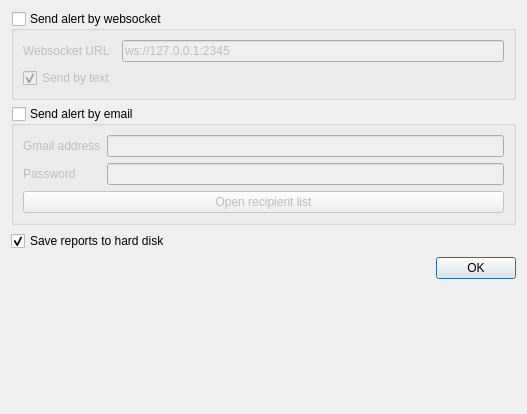
<?xml version="1.0" encoding="UTF-8"?>
<ui version="4.0">
 <class>dialog_alert_sender_settings</class>
 <widget class="QDialog" name="dialog_alert_sender_settings">
  <property name="geometry">
   <rect>
    <x>0</x>
    <y>0</y>
    <width>527</width>
    <height>414</height>
   </rect>
  </property>
  <property name="windowTitle">
   <string>Send alert settings</string>
  </property>
  <layout class="QVBoxLayout" name="verticalLayout">
   <item>
    <widget class="QGroupBox" name="groupBoxSendAlertByWebSocket">
     <property name="title">
      <string>Send alert by websocket</string>
     </property>
     <property name="checkable">
      <bool>true</bool>
     </property>
     <property name="checked">
      <bool>false</bool>
     </property>
     <layout class="QGridLayout" name="gridLayout">
      <item row="0" column="1">
       <widget class="QLineEdit" name="lineEditWebsocketUrl">
        <property name="text">
         <string>ws://127.0.0.1:2345</string>
        </property>
        <property name="placeholderText">
         <string>ws://127.0.0.1:2345</string>
        </property>
       </widget>
      </item>
      <item row="1" column="0">
       <widget class="QCheckBox" name="checkBoxSendByText">
        <property name="text">
         <string>Send by text</string>
        </property>
        <property name="checked">
         <bool>true</bool>
        </property>
       </widget>
      </item>
      <item row="0" column="0">
       <widget class="QLabel" name="label">
        <property name="text">
         <string>Websocket URL</string>
        </property>
       </widget>
      </item>
     </layout>
    </widget>
   </item>
   <item>
    <widget class="QGroupBox" name="groupBoxSendAlertByEmail">
     <property name="title">
      <string>Send alert by email</string>
     </property>
     <property name="checkable">
      <bool>true</bool>
     </property>
     <property name="checked">
      <bool>false</bool>
     </property>
     <layout class="QGridLayout" name="gridLayout_2">
      <item row="0" column="0">
       <widget class="QLabel" name="label_2">
        <property name="text">
         <string>Gmail address</string>
        </property>
       </widget>
      </item>
      <item row="0" column="1">
       <widget class="QLineEdit" name="lineEditGmailAddress"/>
      </item>
      <item row="1" column="0">
       <widget class="QLabel" name="label_3">
        <property name="text">
         <string>Password</string>
        </property>
       </widget>
      </item>
      <item row="1" column="1">
       <widget class="QLineEdit" name="lineEditEmailPassword"/>
      </item>
      <item row="2" column="0" colspan="2">
       <widget class="QPushButton" name="pushButtonSendEmailTo">
        <property name="text">
         <string>Open recipient list</string>
        </property>
       </widget>
      </item>
     </layout>
    </widget>
   </item>
   <item>
    <widget class="QCheckBox" name="checkBoxSaveReports">
     <property name="text">
      <string>Save reports to hard disk</string>
     </property>
     <property name="checked">
      <bool>true</bool>
     </property>
    </widget>
   </item>
   <item>
    <widget class="QDialogButtonBox" name="buttonBox">
     <property name="standardButtons">
      <set>QDialogButtonBox::Ok</set>
     </property>
    </widget>
   </item>
   <item>
    <spacer name="verticalSpacer">
     <property name="orientation">
      <enum>Qt::Vertical</enum>
     </property>
     <property name="sizeHint" stdset="0">
      <size>
       <width>20</width>
       <height>125</height>
      </size>
     </property>
    </spacer>
   </item>
  </layout>
 </widget>
 <resources/>
 <connections/>
</ui>
